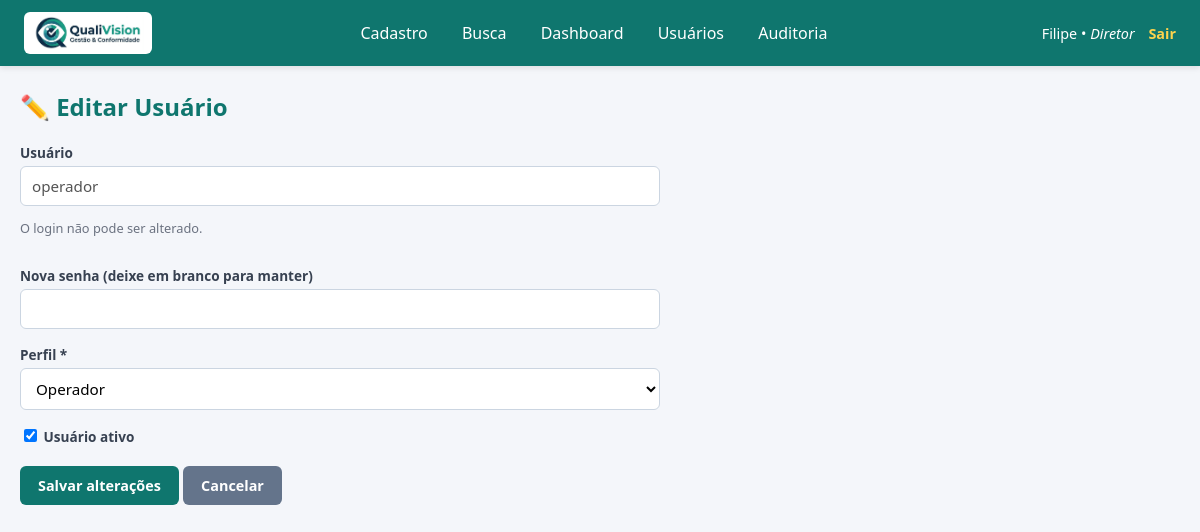
Page /usuarios/1/editar (signed in) on the committed database.
### tables this page shows
CREATE TABLE usuarios (
        id INTEGER PRIMARY KEY AUTOINCREMENT,
        username TEXT UNIQUE NOT NULL,
        senha_hash TEXT NOT NULL,
        perfil TEXT NOT NULL,
        ativo INTEGER DEFAULT 1,
        criado_em TEXT
    );

### app.py (the view, shortened to what this page needs)
@app.route('/usuarios/<int:uid>/editar', methods=['GET', 'POST'])
@requer_permissao('usuarios')
def usuario_editar(uid):
    db = get_db()
    u = db.execute("SELECT * FROM usuarios WHERE id=?", (uid,)).fetchone()
    if not u:
        flash('Usuário não encontrado.', 'erro')
        return redirect(url_for('usuarios_lista'))
    return render_template('usuario_form.html', modo='editar', u=u)

### app.py (called while the page is built)
def get_db():
    if 'db' not in g:
        g.db = sqlite3.connect(DB_PATH)
        g.db.row_factory = sqlite3.Row
    return g.db

def requer_permissao(tela):
    def decorator(f):
        @wraps(f)
        def wrapper(*args, **kwargs):
            if 'usuario' not in session:
                return redirect(url_for('login'))
            perfil = session.get('perfil')
            if tela not in PERMISSOES.get(perfil, set()):
                log_audit('ACESSO_NEGADO', 'rota', None,
                          f'Tentativa de acesso à tela "{tela}"')
                flash(f'Acesso negado: perfil "{perfil}" não tem permissão '
                      f'para a tela "{tela}".', 'erro')
                return redirect(url_for('index'))
            return f(*args, **kwargs)
        return wrapper
    return decorator

@app.context_processor
def inject_globals():
    perfil = session.get('perfil')
    return {
        'permissoes': PERMISSOES.get(perfil, set()),
        'setores': SETORES,
        'tipos': TIPOS,
        'perfis_disponiveis': PERFIS,
    }

### templates/usuario_form.html
{% extends 'base.html' %}
{% block content %}
<h2>{% if modo == 'novo' %}➕ Novo Usuário{% else %}✏️ Editar Usuário{% endif %}</h2>
<form method="post" class="form-grid" style="max-width:640px;">
  {% if modo == 'novo' %}
    <div class="full">
      <label>Usuário *</label>
      <input type="text" name="username" required
             value="{{ request.form.get('username','') }}">
    </div>
  {% else %}
    <div class="full">
      <label>Usuário</label>
      <input type="text" value="{{ u.username }}" disabled>
      <p class="small">O login não pode ser alterado.</p>
    </div>
  {% endif %}
  <div class="full">
    <label>{% if modo == 'novo' %}Senha *{% else %}Nova senha (deixe em branco para manter){% endif %}</label>
    <input type="password" name="senha" {% if modo=='novo' %}required{% endif %}>
  </div>
  <div class="full">
    <label>Perfil *</label>
    <select name="perfil" required>
      {% for p in perfis_disponiveis %}
        <option value="{{ p }}"
          {% if (u and u.perfil == p) or (not u and p == 'Operador') %}selected{% endif %}>
          {{ p }}
        </option>
      {% endfor %}
    </select>
  </div>
  {% if modo == 'editar' %}
  <div class="full">
    <label>
      <input type="checkbox" name="ativo" style="width:auto;"
             {% if u.ativo %}checked{% endif %}> Usuário ativo
    </label>
  </div>
  {% endif %}
  <div class="full">
    <button type="submit">
      {% if modo == 'novo' %}Criar usuário{% else %}Salvar alterações{% endif %}
    </button>
    <a href="{{ url_for('usuarios_lista') }}" class="btn btn-sec">Cancelar</a>
  </div>
</form>
{% endblock %}

### templates/base.html (style rules this page uses)
* { box-sizing: border-box; font-family: 'Segoe UI', Roboto, sans-serif; }
body { margin:0; background:#f4f6fa; color:#1f2937; }
h2 { color:#0f766e; margin-top:0; }
form label { display:block; font-size:.85rem; margin-bottom:4px; color:#374151; font-weight:600; }
input, select, textarea { width:100%; padding:9px 11px; border:1px solid #cbd5e1; border-radius:6px; font-size:.95rem; background:#fff; }
button, .btn { background:#0f766e; color:#fff; border:none; padding:10px 18px; border-radius:6px; cursor:pointer; font-size:.9rem; font-weight:600; text-decoration:none; display:inline-block; }
.btn-sec { background:#64748b; }
.form-grid { display:grid; grid-template-columns:repeat(2, 1fr); gap:16px; }
.form-grid .full { grid-column:1 / -1; }
.small { font-size:.8rem; color:#6b7280; }

### rows in the picture
usuarios: username "operador", perfil "Operador", ativo "☑"

### other values in the picture
{{ session.usuario|capitalize }} "Filipe"
{{ session.perfil }} "Diretor"
